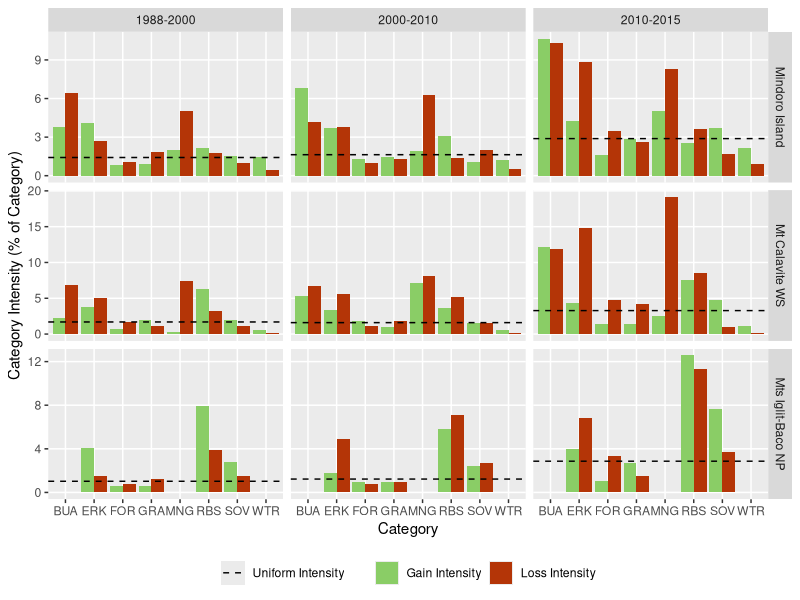

Reproduce this figure in R.
# Script Description --------------------
# This R script generates barplots using ggplot2 package to visualise the category level
# intensity analysis of changes in Mindoro Island, Philippines derived from land cover
# classification of Landsat data for three time-intervals: 1988-2000, 2000-2010, and
# 2010-2015. Intensity analysis was calculated using an Excel spreadsheet with a VBA macro
# (see https://sites.google.com/site/intensityanalysis/). The domain of analysis is
# Mindoro Island. 
#
# Script By:      Jose Don T De Alban
# Date Created:   13 Mar 2018
# Last Modified:  17 Aug 2019

# Set Working Directory -------------------
setwd("/Users/dondealban/Dropbox/Research/Mindoro/intensity analysis/")

# Load Libraries --------------------------
library(tidyverse)
library(readxl)

# Read Input Data -------------------------

# Read interval level XLSX data file, convert to data frame, and store into variable
dfMINDRg <- as.data.frame(read_excel("Category_Level_Intensity_Analysis_ALL.xlsx", sheet="Gain_Mindoro"))
dfMINDRl <- as.data.frame(read_excel("Category_Level_Intensity_Analysis_ALL.xlsx", sheet="Loss_Mindoro"))
dfMCWSg  <- as.data.frame(read_excel("Category_Level_Intensity_Analysis_ALL.xlsx", sheet="Gain_MCWS"))
dfMCWSl  <- as.data.frame(read_excel("Category_Level_Intensity_Analysis_ALL.xlsx", sheet="Loss_MCWS"))
dfMIBNPg <- as.data.frame(read_excel("Category_Level_Intensity_Analysis_ALL.xlsx", sheet="Gain_MIBNP"))
dfMIBNPl <- as.data.frame(read_excel("Category_Level_Intensity_Analysis_ALL.xlsx", sheet="Loss_MIBNP"))

# Clean and Subset Data -------------------

# 1. Select columns: include all columns except Category ID
subMINDRg <- subset(dfMINDRg, select=c(1,3:11))
subMINDRl <- subset(dfMINDRl, select=c(1,3:11))
subMCWSg  <- subset(dfMCWSg, select=c(1,3:11))
subMCWSl  <- subset(dfMCWSl, select=c(1,3:11))
subMIBNPg <- subset(dfMIBNPg, select=c(1,3:11)) 
subMIBNPl <- subset(dfMIBNPl, select=c(1,3:11))

# *Remove classes: MNG, BUA, WTR for this domain of analysis
# Mts Iglit-Baco National Park
remove.list1 <- paste(c("MNG","BUA","WTR"), collapse='|')
subMIBNPg <- subMIBNPg %>% filter(!grepl(remove.list1, subMIBNPg$Category_Name))
subMIBNPl <- subMIBNPl %>% filter(!grepl(remove.list1, subMIBNPl$Category_Name))

# 2. Add Change Type column
# Mindoro Island
type1a <- rep("Gain", nrow(subMINDRg))
type2a <- rep("Loss", nrow(subMINDRl))
site1a <- rep("Mindoro Island", nrow(subMINDRg))
site2a <- rep("Mindoro Island", nrow(subMINDRl))
subMINDRg <- cbind(subMINDRg, type1a, site1a)
subMINDRl <- cbind(subMINDRl, type2a, site2a)
# Mt Calavite Wildlife Sanctuary
type1b <- rep("Gain", nrow(subMCWSg))
type2b <- rep("Loss", nrow(subMCWSl))
site1b <- rep("Mt Calavite WS", nrow(subMCWSg))
site2b <- rep("Mt Calavite WS", nrow(subMCWSl))
subMCWSg <- cbind(subMCWSg, type1b, site1b)
subMCWSl <- cbind(subMCWSl, type2b, site2b)
# Mts Iglit-Baco National Park
type1c <- rep("Gain", nrow(subMIBNPg))
type2c <- rep("Loss", nrow(subMIBNPl))
site1c <- rep("Mts Iglit-Baco NP", nrow(subMIBNPg))
site2c <- rep("Mts Iglit-Baco NP", nrow(subMIBNPl))
subMIBNPg <- cbind(subMIBNPg, type1c, site1c)
subMIBNPl <- cbind(subMIBNPl, type2c, site2c)

# 3. Reorder columns before renaming
subMINDRg <- subMINDRg[,c(1:2,11,12,3:10)]
subMINDRl <- subMINDRl[,c(1:2,11,12,3:10)]
subMCWSg  <- subMCWSg[,c(1:2,11,12,3:10)]
subMCWSl  <- subMCWSl[,c(1:2,11,12,3:10)]
subMIBNPg <- subMIBNPg[,c(1:2,11,12,3:10)]
subMIBNPl <- subMIBNPl[,c(1:2,11,12,3:10)]

# 4. Change column names for easier reference
# Note the following description of category level column names
# ColA - Years of Time Interval
# ColB - Category Name
# ColC - Change Type
# ColD - Study Area/Site
# ColE - Observed Annual Loss/Gain [number of elements]
# ColF - Loss/Gain Intensity [percent of t1/t2 category]
# ColG - Uniform Intensity [percent of interval domain]
# ColH - Uniform Annual Loss/Gain [number of elements]
# ColI - Hypothesized Annual Error [number of elements]
# ColJ - Commission Intensity [percent of t1/t2 category]
# ColK - Omission Intensity [percent of t1/t2 category]
# ColL - Hypothesized t1/t2 Error [percent of interval domain]

list <- c("ColA","ColB","ColC","ColD","ColE","ColF","ColG","ColH","ColI","ColJ","ColK","ColL")
colnames(subMINDRg) <- c(list)
colnames(subMINDRl) <- c(list)
colnames(subMCWSg)  <- c(list)
colnames(subMCWSl)  <- c(list)
colnames(subMIBNPg) <- c(list)
colnames(subMIBNPl) <- c(list)

# 6. Combine separate Loss and Gain datasets into one dataframe
catALL <- rbind(subMINDRg, subMINDRl, subMCWSg, subMCWSl, subMIBNPg, subMIBNPl)

# 7. Replace "Undefined" cells as 0 and convert ColF and ColK to numeric data types
#catALL[catALL=="Undefined"] <- 0
catALL <- transform(catALL, ColF = as.numeric(ColF), ColK = as.numeric(ColK))

# Generate Plots ------------------------

# Plot 1: Gain and Loss Intensities only
plotCAT <- ggplot() + geom_bar(data=catALL, aes(x=ColB, y=ColF, fill=ColC), stat="identity", position=position_dodge())
plotCAT <- plotCAT  + geom_hline(data=catALL, aes(yintercept=ColG, colour="#000000"), linetype="dashed") # Uniform line
plotCAT <- plotCAT  + facet_grid(ColD ~ ColA, scales="free_y")
plotCAT <- plotCAT  + labs(x="Category", y="Category Intensity (% of Category)")
plotCAT <- plotCAT  + scale_fill_manual(values=c("#8acd66","#b43507"), labels=c("Gain Intensity","Loss Intensity"))
plotCAT <- plotCAT  + scale_colour_manual(values=c("#000000"), labels=c("Uniform Intensity"))
plotCAT <- plotCAT  + theme(panel.grid.minor=element_blank())
plotCAT <- plotCAT  + theme(legend.position="bottom", legend.box="horizontal", legend.title=element_blank())

# Save Outputs --------------------------

# Output boxplots to a PDF file
ggsave(plotCAT, file="Category-Level-Intensity-Analysis_Mindoro.pdf", width=25, height=25, units="cm", dpi=300)
